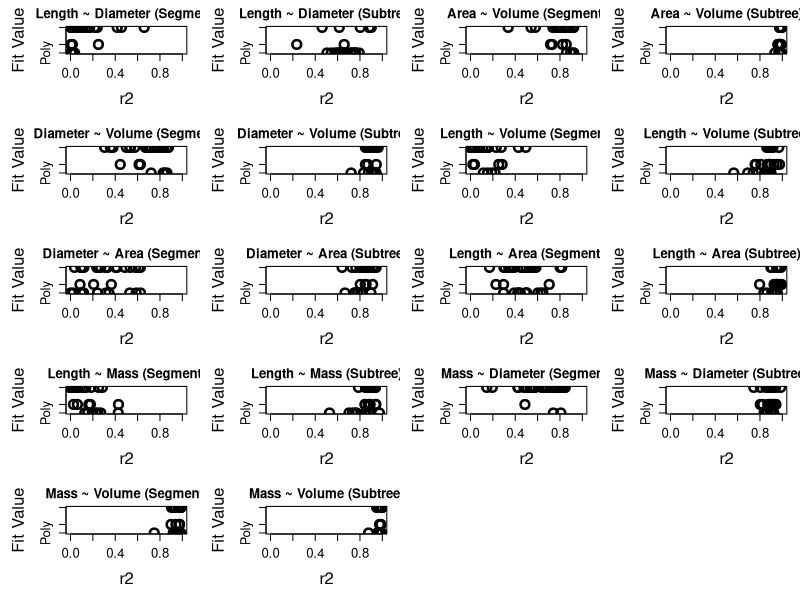
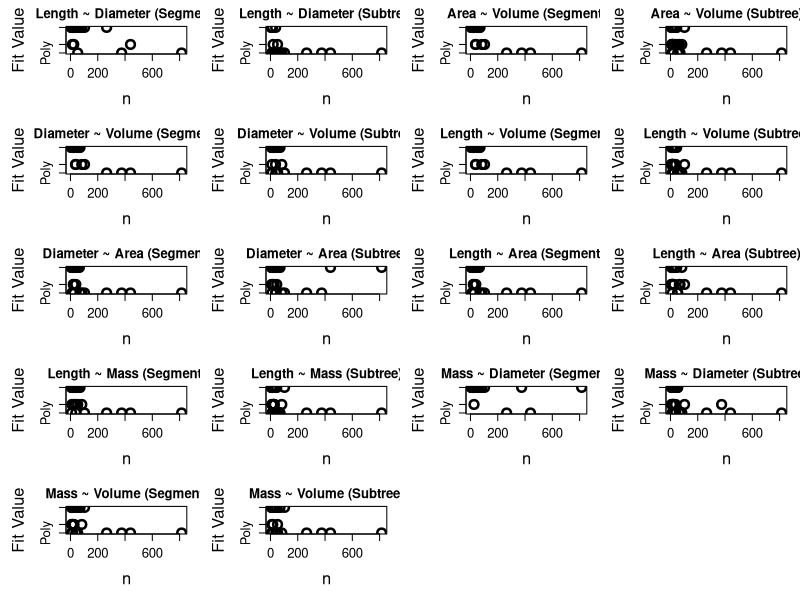

Source code (R) for these figures, in order:
### This script builds a figure to visualize the linear vs poly fits against r2 
### and sample size. The figure appears as Fig S1 in the manuscript.

fits <- read.csv('Fits_for_fig.csv', sep=',', head=T)

labels <- c("Length ~ Diameter (Segment)", "L~D (Path)", "Length ~ Diameter (Subtree)", 
            "Area ~ Volume (Segment)", "Area ~ Volume (Subtree)", 
            "Diameter ~ Volume (Segment)", "Diameter ~ Volume (Subtree)", 
            "Length ~ Volume (Segment)", "L~V (Path)", "Length ~ Volume (Subtree)", 
            "Diameter ~ Area (Segment)", "Diameter ~ Area (Subtree)", 
            "Length ~ Area (Segment)", "L~SA (Path)", "Length ~ Area (Subtree)", 
            "Length ~ Mass (Segment)", "L~M (Path)", "Length ~ Mass (Subtree)", 
            "Mass ~ Diameter (Segment)", "Mass ~ Diameter (Subtree)", 
            "Mass ~ Volume (Segment)", "Mass ~ Volume (Subtree)")

fit_vals <- matrix(ncol=22, nrow=32)
r_vals <- matrix(ncol=22, nrow=32)
n_vals <- matrix(ncol=22, nrow=32)

for (i in 1:22){
  for (j in 1:32){
    fit_vals[j,i] = as.numeric(strsplit(as.character(fits[i,(j+1)]), ",")[[1]][1])
    r_vals[j,i] = as.numeric(strsplit(as.character(fits[i,(j+1)]), ",")[[1]][2])
    n_vals[j,i] = as.numeric(strsplit(as.character(fits[i,(j+1)]), ",")[[1]][3])
  }
}

multi_plot_r <- function(col_list){
  for (i in col_list){
    plot(r_vals[,i], fit_vals[,i], main = labels[i], pch=21, lwd=2.5, cex=1.75, 
         ylim=c(0,3), xlim=c(0,1), ylab = 'Fit Value', xlab='r2',  yaxt='n')
    axis(2, at = c(0,1,3), labels = c("Poly", "NS", "Linear"))
  }
}

multi_plot_n <- function(col_list){
  for (i in col_list){
    plot(n_vals[,i], fit_vals[,i], main = labels[i], pch=21, lwd=2.5, cex=1.75, 
         ylim=c(0,3), xlim=c(0,820), ylab = 'Fit Value', xlab = 'n', yaxt='n')
    axis(2, at = c(0,1,3), labels = c("Poly", "NS", "Linear"))
  }
}

pdf(file="FigS1.pdf", width=12, height=12, family="Helvetica", pointsize=14)

###Fit vs R2
par(mfrow= c(5,4), mar=c(5,5,2,1), cex.lab = 1.5, cex.axis=1.2)
multi_plot_r(c(1,3))
multi_plot_r(c(4,5))
multi_plot_r(c(6,7))
multi_plot_r(c(8,10))
multi_plot_r(c(11,12))
multi_plot_r(c(13,15))
multi_plot_r(c(16,18))
multi_plot_r(c(19,20))
multi_plot_r(c(21,22))

###Fit vs n
par(mfrow= c(5,4))
multi_plot_n(c(1,3))
multi_plot_n(c(4,5))
multi_plot_n(c(6,7))
multi_plot_n(c(8,10))
multi_plot_n(c(11,12))
multi_plot_n(c(13,15))
multi_plot_n(c(16,18))
multi_plot_n(c(19,20))
multi_plot_n(c(21,22))

dev.off()


